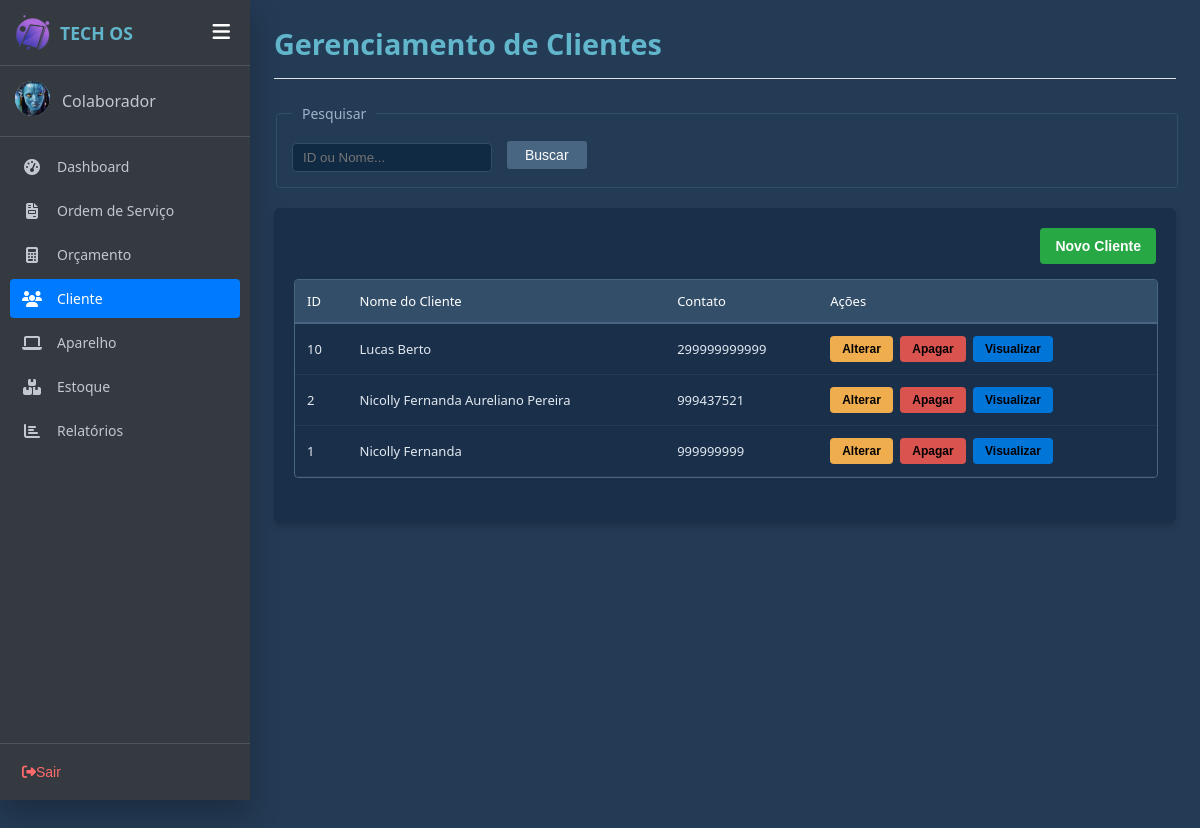
Page /cliente.php on the earlier database version.
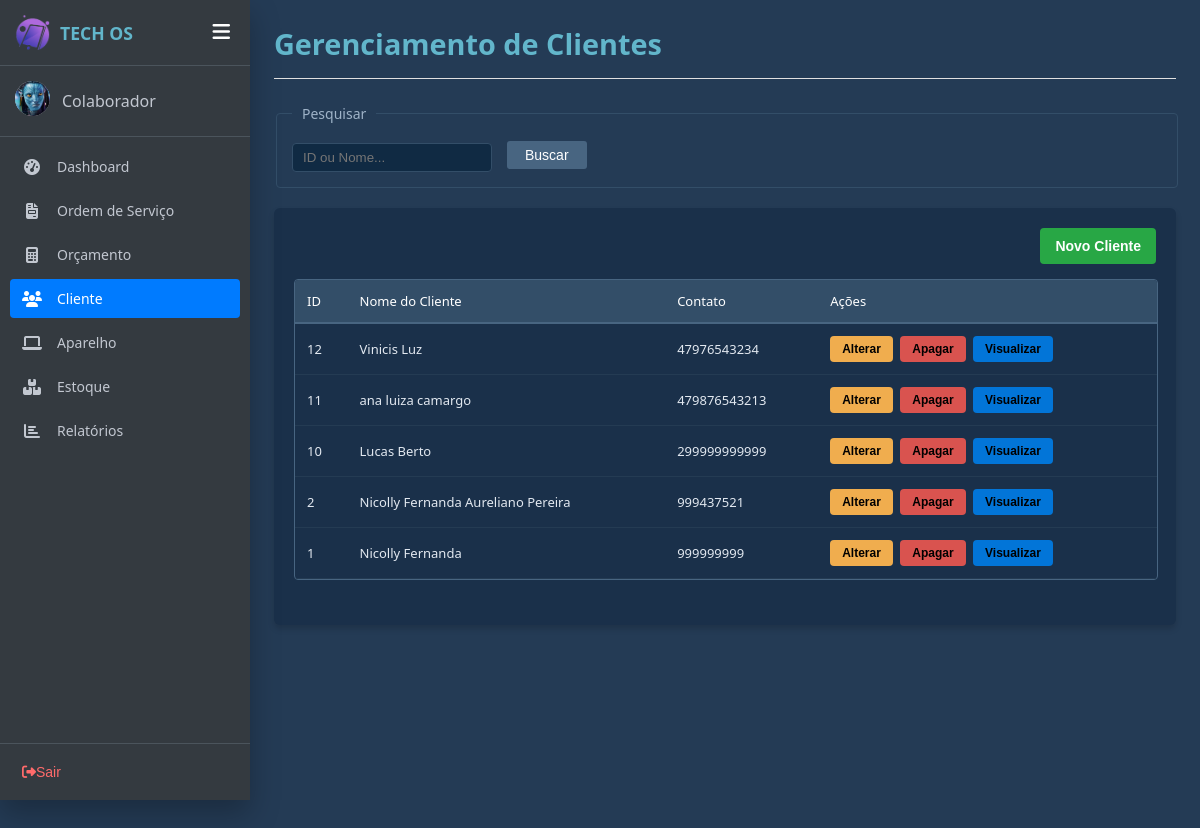
Same page on the later database version.
### tables this page shows
CREATE TABLE `clientes` (
  `idCliente` int(11) NOT NULL COMMENT 'Número de identificação do cliente',
  `nomeCliente` varchar(150) NOT NULL COMMENT 'Nome do cliente que será cadastrado ',
  `cpfCliente` varchar(15) NOT NULL COMMENT 'CPF completo do cliente',
  `emailCliente` varchar(150) NOT NULL COMMENT 'Endereço de email principal para contato e notificações',
  `telefoneCliente` varchar(20) NOT NULL COMMENT 'O número para contato com o cliente',
  `cepCliente` varchar(10) NOT NULL COMMENT 'O CEP para identificar o endereço do cliente',
  `enderecoCliente` varchar(30) NOT NULL COMMENT 'O nome da rua em que mora',
  `numeroCliente` varchar(20) NOT NULL COMMENT 'Número da residência',
  `complementoCliente` varchar(50) NOT NULL COMMENT 'O complemento opcional para identificar onde o cliente mora',
  `bairroCliente` varchar(40) NOT NULL COMMENT 'O bome do Bairro do cliente',
  `cidadeCliente` varchar(30) NOT NULL COMMENT 'O nome da cidade em que reside',
  `estadoCliente` varchar(30) NOT NULL COMMENT 'O nome do Estado em que mora'
);

### php/funcaoCliente.php (the view, shortened to what this page needs)
<?php
    function listaClientes($termoBusca = ""){
        $html = "";
    include("includes/conexao.php");
    $sql = "SELECT idCliente, nomeCliente, cpfCliente, telefoneCliente, cepCliente, enderecoCliente, numeroCliente, complementoCliente, bairroCliente, cidadeCliente, estadoCliente  from clientes";
    $sql .= " ORDER BY idCliente DESC";
    $result = mysqli_query($conn,$sql);
    if(mysqli_num_rows($result) > 0){
        foreach($result as $coluna){
        $html .= "<tr>
                          <td>".$coluna['idCliente']."</td>
                          <td >".$coluna['nomeCliente']."</td>
                          <td >".$coluna['telefoneCliente']."</td>
                          <td>
                            <button class='btn-alterar-tabela btn-alterar' title='Alterar'
                            data-id='".$coluna['idCliente']."'
                            data-nome='".htmlspecialchars($coluna['nomeCliente'],ENT_QUOTES)."'
                            data-cpf='".htmlspecialchars($coluna['cpfCliente'],ENT_QUOTES)."'
                            data-telefone='".htmlspecialchars($coluna['telefoneCliente'],ENT_QUOTES)."'
                            data-cep='".htmlspecialchars($coluna['cepCliente'],ENT_QUOTES)."'
                            data-endereco='".htmlspecialchars($coluna['enderecoCliente'],ENT_QUOTES)."'
                            data-numero='".htmlspecialchars($coluna['numeroCliente'],ENT_QUOTES)."'
                            data-complemento='".htmlspecialchars($coluna['complementoCliente'],ENT_QUOTES)."'
                            data-bairro='".htmlspecialchars($coluna['bairroCliente'],ENT_QUOTES)."'
                            data-cidade='".htmlspecialchars($coluna['cidadeCliente'],ENT_QUOTES)."'
                            data-estado='".htmlspecialchars($coluna['estadoCliente'],ENT_QUOTES)."'
                            > Alterar
                            </button>
                            <button class='btn-apagar-tabela btn-apagar' title='Apagar' data-id='".$coluna['idCliente']."'>
                            Apagar
                            </button>
                            <button
                            class='btn-visualizar-tabela btn-visualizar' title='Visualizar'
                            data-id='".$coluna['idCliente']."'
                            data-nome='".htmlspecialchars($coluna['nomeCliente'],ENT_QUOTES)."'
                            data-cpf='".htmlspecialchars($coluna['cpfCliente'],ENT_QUOTES)."'
                            data-telefone='".htmlspecialchars($coluna['telefoneCliente'],ENT_QUOTES)."'
                            data-cep='".htmlspecialchars($coluna['cepCliente'],ENT_QUOTES)."'
                            data-endereco='".htmlspecialchars($coluna['enderecoCliente'],ENT_QUOTES)."'
                            data-numero='".htmlspecialchars($coluna['numeroCliente'],ENT_QUOTES)."'
                            data-complemento='".htmlspecialchars($coluna['complementoCliente'],ENT_QUOTES)."'
                            data-bairro='".htmlspecialchars($coluna['bairroCliente'],ENT_QUOTES)."'
                            data-cidade='".htmlspecialchars($coluna['cidadeCliente'],ENT_QUOTES)."'
                            data-estado='".htmlspecialchars($coluna['estadoCliente'],ENT_QUOTES)."'
                            >Visualizar
                            </button>
                          </td>
                     </tr>";
        }
    } else {
        $html .= "<tr><td colspan='4' style='text-align:center;'>Nenhum cliente encontrado.</td></tr>";
    }
        return $html;
    }
    ?>

Differences in the rows shown:
added clientes: idCliente "12", nomeCliente "Vinicis Luz", telefoneCliente "47976543234"
added clientes: idCliente "11", nomeCliente "ana luiza camargo", telefoneCliente "479876543213"
